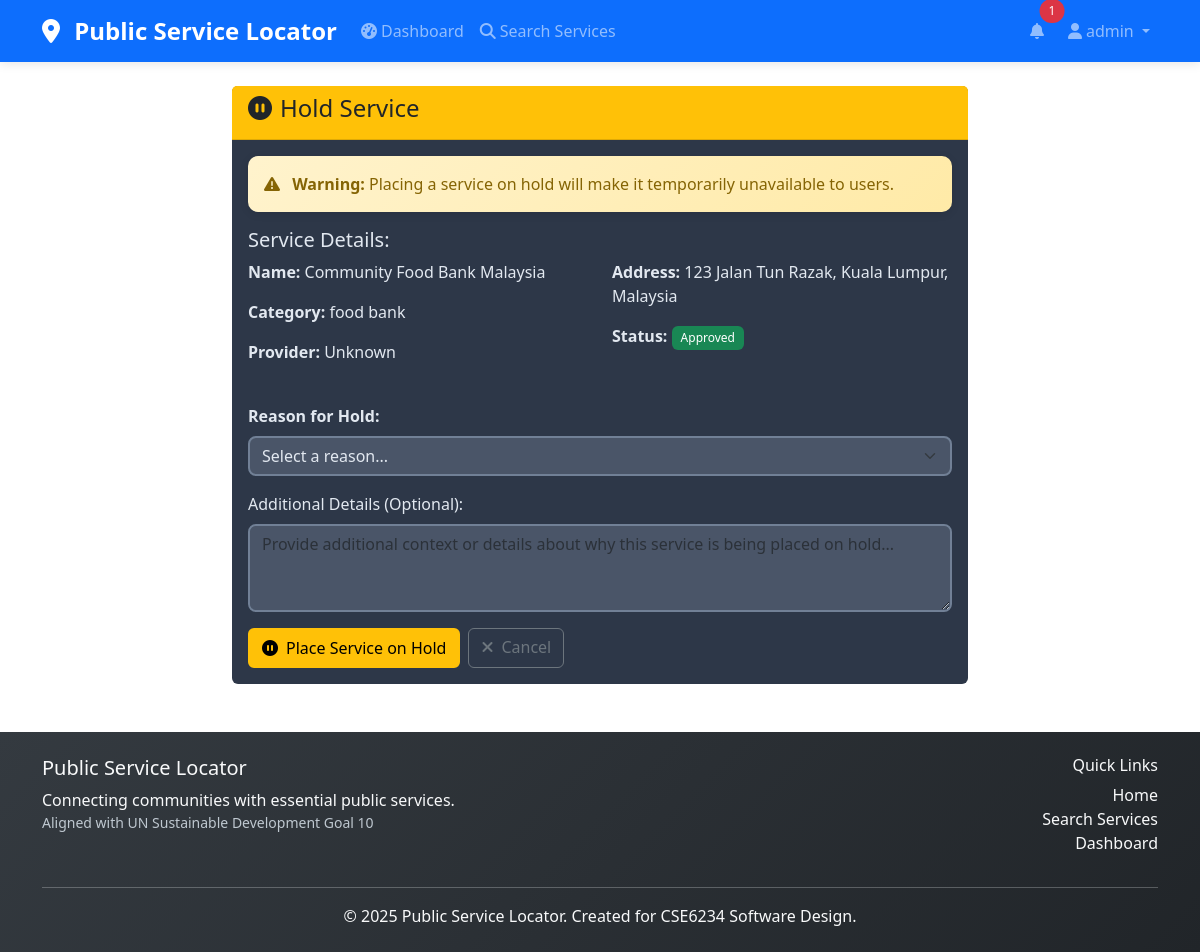
The app's page /hold_service/1 (signed in) with its own data.
### app.py (models this page shows, shortened)
class User(db.Model, UserMixin):
    id = db.Column(db.Integer, primary_key=True)
    username = db.Column(db.String(80), unique=True, nullable=False)
    email = db.Column(db.String(120), unique=True, nullable=False)
    password_hash = db.Column(db.String(120), nullable=False)
    role = db.Column(db.String(20), nullable=False)  # general, provider, admin
    created_at = db.Column(db.DateTime, default=datetime.utcnow)

class ServiceModel(db.Model):
    id = db.Column(db.Integer, primary_key=True)
    name = db.Column(db.String(100), nullable=False)
    category = db.Column(db.String(50), nullable=False)
    description = db.Column(db.Text)
    address = db.Column(db.String(200), nullable=False)
    latitude = db.Column(db.Float)
    longitude = db.Column(db.Float)
    phone = db.Column(db.String(20))
    email = db.Column(db.String(120))
    hours = db.Column(db.String(200))
    rating = db.Column(db.Float, default=0.0)
    provider_id = db.Column(db.Integer, db.ForeignKey('user.id'))
    is_approved = db.Column(db.Boolean, default=False)
    is_rejected = db.Column(db.Boolean, default=False)
    is_held = db.Column(db.Boolean, default=False)  # New field for hold status
    rejection_reason = db.Column(db.Text)
    hold_reason = db.Column(db.Text)  # New field for hold reason
    held_by = db.Column(db.Integer, db.ForeignKey('user.id'))  # Admin who placed the hold
    held_at = db.Column(db.DateTime)  # When the hold was placed
    rejected_at = db.Column(db.DateTime)
    created_at = db.Column(db.DateTime, default=datetime.utcnow)
    provider = db.relationship('User', foreign_keys=[provider_id], backref='services')
    hold_admin = db.relationship('User', foreign_keys=[held_by], backref='held_services')

### app.py (the view, shortened to what this page needs)
@app.route('/hold_service/<int:service_id>', methods=['GET', 'POST'])
@login_required
def hold_service(service_id):
    if current_user.role != 'admin':
        flash('Only administrators can hold services')
        return redirect(url_for('service_detail', service_id=service_id))
    service = ServiceModel.query.get_or_404(service_id)
    return render_template('hold_service.html', service=service)

### app.py (called while the page is built)
@login_manager.user_loader
def load_user(user_id):
    return db.session.get(User, int(user_id))

@app.context_processor
def inject_notifications():
    if current_user.is_authenticated:
        notifications = sorted(current_user.notifications, key=lambda n: n.created_at, reverse=True)[:10]
    else:
        notifications = []
    return dict(top_notifications=notifications)

### templates/hold_service.html (shortened to what this page needs)
{% extends "base.html" %}
{% block content %}
<div class="row justify-content-center">
    <div class="col-md-8">
        <div class="card">
            <div class="card-header bg-warning text-dark">
                <h4><i class="fas fa-pause-circle me-2"></i>Hold Service</h4>
            </div>
            <div class="card-body">
                <div class="alert alert-warning">
                    <i class="fas fa-exclamation-triangle me-2"></i>
                    <strong>Warning:</strong> Placing a service on hold will make it temporarily unavailable to users.
                </div>
                <h5>Service Details:</h5>
                <div class="row mb-4">
                    <div class="col-md-6">
                        <p><strong>Name:</strong> {{ service.name }}</p>
                        <p><strong>Category:</strong> {{ service.category }}</p>
                        <p><strong>Provider:</strong> {{ service.provider.username if service.provider else 'Unknown' }}</p>
                    </div>
                    <div class="col-md-6">
                        <p><strong>Address:</strong> {{ service.address }}</p>
                        <p><strong>Status:</strong>
                            {% if service.is_approved %}
                                <span class="badge bg-success">Approved</span>
                            {% elif service.is_rejected %}
                                <span class="badge bg-danger">Rejected</span>
                            {% else %}
                                <span class="badge bg-warning">Pending</span>
                            {% endif %}
                        </p>
                    </div>
                </div>
                <form method="POST">
                    <div class="mb-3">
                        <label for="hold_reason" class="form-label">
                            <strong>Reason for Hold:</strong>
                        </label>
                        <select class="form-select" id="hold_reason" name="hold_reason" required>
                            <option value="">Select a reason...</option>
                        </select>
                    </div>
                    <div class="mb-3">
                        <label for="additional_details" class="form-label">Additional Details (Optional):</label>
                        <textarea class="form-control" id="additional_details" name="additional_details" rows="3"
                                  placeholder="Provide additional context or details about why this service is being placed on hold..."></textarea>
                    </div>
                    <div class="d-flex gap-2">
                        <button type="submit" class="btn btn-warning">
                            <i class="fas fa-pause-circle me-2"></i>Place Service on Hold
                        </button>
                        <a href="{{ url_for('service_detail', service_id=service.id) }}" class="btn btn-outline-secondary">
                            <i class="fas fa-times me-2"></i>Cancel
                        </a>
                    </div>
                </form>
            </div>
        </div>
    </div>
</div>
{% endblock %}

### templates/base.html (shortened to what this page needs)
<!DOCTYPE html>
<html lang="en">
<head>
    <link href="https://cdn.jsdelivr.net/npm/bootstrap@5.3.0/dist/css/bootstrap.min.css" rel="stylesheet">
    <link rel="stylesheet" href="https://cdnjs.cloudflare.com/ajax/libs/font-awesome/6.4.0/css/all.min.css">
    <link rel="stylesheet" href="https://unpkg.com/leaflet@1.9.4/dist/leaflet.css" />
    <link rel="stylesheet" href="{{ url_for('static', filename='css/style.css') }}">
</head>
<body>
    <nav class="navbar navbar-expand-lg navbar-dark bg-primary">
        <div class="container">
            <a class="navbar-brand" href="{{ url_for('index') }}">
                <i class="fas fa-map-marker-alt me-2"></i>
                Public Service Locator
            </a>
            <div class="collapse navbar-collapse" id="navbarNav">
                <ul class="navbar-nav me-auto">
                    <li class="nav-item">
                        {% if current_user.is_authenticated and current_user.role in ['provider', 'admin'] %}
                        <a class="nav-link" href="{{ url_for('dashboard') }}">
                            <i class="fas fa-tachometer-alt me-1"></i>Dashboard
                        </a>
                        {% else %}
                        <a class="nav-link" href="{{ url_for('index') }}">
                            <i class="fas fa-home me-1"></i>Home
                        </a>
                        {% endif %}
                    </li>
                    <li class="nav-item">
                        <a class="nav-link" href="{{ url_for('search') }}">
                            <i class="fas fa-search me-1"></i>Search Services
                        </a>
                    </li>
                </ul>
                <ul class="navbar-nav">
                    {% if current_user.is_authenticated %}
                        <li class="nav-item dropdown me-2">
                            <a class="nav-link position-relative" href="#" id="notificationDropdown" role="button" data-bs-toggle="dropdown" aria-expanded="false">
                                <i class="fas fa-bell"></i>
                                {% set unread_count = current_user.notifications|selectattr('is_read', 'equalto', False)|list|length %}
                                {% if unread_count > 0 %}
                                    <span class="position-absolute top-0 start-100 translate-middle badge rounded-pill bg-danger">{{ unread_count }}</span>
                                {% endif %}
                            </a>
                        </li>
                        <li class="nav-item dropdown">
                            <a class="nav-link dropdown-toggle" href="#" id="navbarDropdown" role="button" data-bs-toggle="dropdown">
                                <i class="fas fa-user me-1"></i>{{ current_user.username }}
                            </a>
                        </li>
                    {% endif %}
                </ul>
            </div>
        </div>
    </nav>
    <main class="container my-4">
        {% block content %}{% endblock %}
    </main>
    <footer class="bg-dark text-light py-4 mt-5">
        <div class="container">
            <div class="row">
                <div class="col-md-6">
                    <h5>Public Service Locator</h5>
                    <p class="mb-0">Connecting communities with essential public services.</p>
                    <p class="small text-muted">Aligned with UN Sustainable Development Goal 10</p>
                </div>
                <div class="col-md-6 text-md-end">
                    <h6>Quick Links</h6>
                    <ul class="list-unstyled">
                        <li><a href="{{ url_for('index') }}" class="text-light">Home</a></li>
                        <li><a href="{{ url_for('search') }}" class="text-light">Search Services</a></li>
                        {% if current_user.is_authenticated %}
                            <li><a href="{{ url_for('dashboard') }}" class="text-light">Dashboard</a></li>
                        {% else %}
                            <li><a href="{{ url_for('login') }}" class="text-light">Login</a></li>
                        {% endif %}
                    </ul>
                </div>
            </div>
            <hr class="my-3">
            <div class="text-center">
                <p class="mb-0">&copy; 2025 Public Service Locator. Created for CSE6234 Software Design.</p>
            </div>
        </div>
    </footer>
</body>
</html>

### static/css/style.css (style rules this page uses)
.card { transition: transform 0.2s ease-in-out, box-shadow 0.2s ease-in-out; border: none; background-color: #2d3748; color: #e2e8f0; }
.card-header { border-bottom: 1px solid rgba(0, 0, 0, 0.125); background-color: rgba(0, 0, 0, 0.03); }
.btn, a.btn { cursor: pointer !important; pointer-events: auto !important; user-select: none !important; -webkit-user-select: none !important; -moz-user-select: none !important; -ms-user-select: none !important; position: relative !important; z-index: 10 !important; }
.btn-warning { background-color: #ffc107 !important; border-color: #ffc107 !important; color: #000 !important; border: 2px solid #ffc107 !important; }
.navbar { box-shadow: 0 2px 10px rgba(0, 0, 0, 0.1); }
.navbar-brand { font-weight: 700; font-size: 1.5rem; }
.nav-link { font-weight: 500; transition: color 0.2s ease-in-out; }
.form-control, .form-select { border-radius: 8px; border: 2px solid #718096; transition: border-color 0.2s ease-in-out, box-shadow 0.2s ease-in-out; background-color: #4a5568; color: #e2e8f0; }
.alert { border-radius: 10px; border: none; box-shadow: 0 2px 8px rgba(0, 0, 0, 0.1); }
.alert-warning { background: linear-gradient(135deg, #fff3cd 0%, #ffeaa7 100%); color: #856404; }
.badge { font-weight: 500; padding: 0.5em 0.75em; border-radius: 6px; }
footer { background: linear-gradient(135deg, #343a40 0%, #212529 100%); }
footer a { transition: color 0.2s ease-in-out; }
.fade-in { animation: fadeIn 0.5s ease-in-out; }
.slide-in-left { animation: slideInLeft 0.5s ease-in-out; }
.slide-in-right { animation: slideInRight 0.5s ease-in-out; }
.btn-outline-secondary { border-color: #6c757d; color: #6c757d; }
a { cursor: pointer !important; text-decoration: none !important; }
body { -webkit-font-smoothing: antialiased; -moz-osx-font-smoothing: grayscale; font-weight: 400; }
.small { font-weight: 500 !important; color: #6c757d !important; }
.badge { font-weight: 500 !important; text-rendering: optimizeLegibility; }
p, span, div { text-rendering: optimizeLegibility; -webkit-font-smoothing: antialiased; }
.text-muted, .small { color: #bfc8d0 !important; }

### records on screen
User: username "admin"
ServiceModel: name "Community Food Bank Malaysia", category "food bank", address "123 Jalan Tun Razak, Kuala Lumpur, Malaysia"

### other values on screen
{{ unread_count }} "1"
{{ service.provider.username if service.provider else 'Unknown' }} "Unknown"
